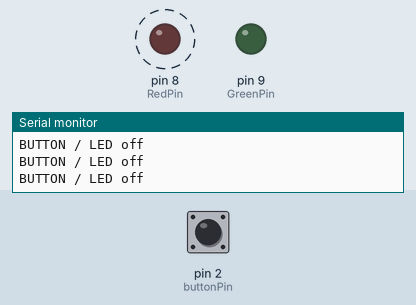
Recording of a sketch running on a simulated Arduino Uno, built with avr-gcc and run on an emulated ATmega328P. Shown: output pins drawn as LEDs (lit = HIGH), the last lines printed to the serial monitor. Dashed ring = blinking. The inputs (shaded band) are chosen by the test bench; at power-on: pin 2 (buttonPin) HIGH.

Above: at 1.2 s.
1.3 s: pin 2 (buttonPin) pulled LOW for 0.15 s
At 1.38 s:
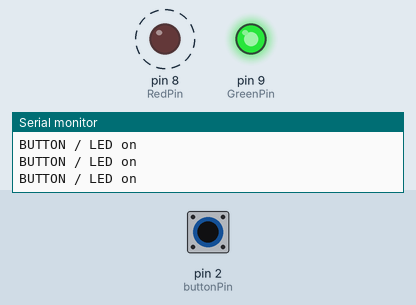
4.3 s: pin 2 (buttonPin) pulled LOW for 1 s
At 6.7 s:
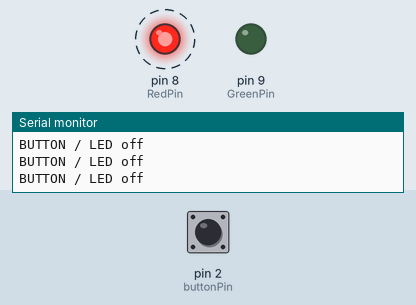
7.3 s: pin 2 (buttonPin) pulled LOW for 3.2 s
At 8.7 s:
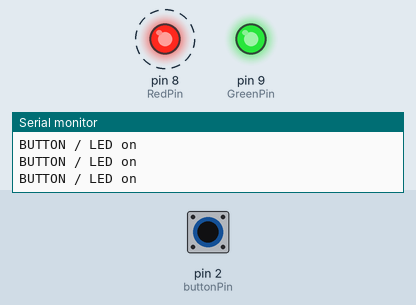
12.0 s: pin 2 (buttonPin) pulsed LOW 5 times (0.12 s each, 0.3 s apart)
At 12.36 s:
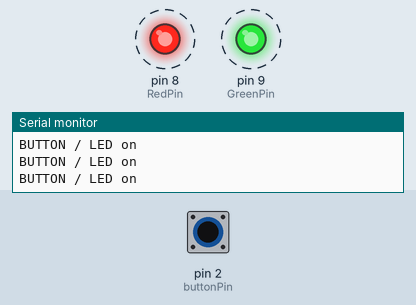
Timing chart, 0 to 17.5 s (numbered marks = the images above; inputs shaded):
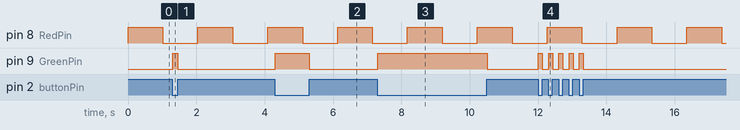

Measured:
- after the input at 1.3 s, pin 9 (GreenPin): LOW → HIGH at once, → LOW 0.15 s later
- after the input at 4.3 s, pin 9 (GreenPin): LOW → HIGH at once, → LOW 1.0 s later
- after the input at 7.3 s, pin 9 (GreenPin): LOW → HIGH at once, → LOW 3.2 s later
- after the input at 12.0 s, pin 9 (GreenPin): alternates HIGH for 0.12 s and LOW for 0.18 s, 10 changes in all, then stays LOW, starting at once
- by itself, pin 8 (RedPin): alternates HIGH for 1.0 s and LOW for 1.0 s

The sketch:

LEDprogram3.ino
```cpp
#include <MsTimer2.h>

const int buttonPin = 2;
const int RedPin =  8;
const int GreenPin =  9;

int Timer;

int buttonState = 0;

void setup() {
  Serial.begin(115200);
  pinMode(RedPin, OUTPUT);
  pinMode(GreenPin, OUTPUT);
  pinMode(buttonPin, INPUT);
}

void ISR_Timer()
{
  if(Timer < 100)
  {
    digitalWrite(RedPin, HIGH);
    Timer++;
  } else if(Timer >= 100 && Timer < 200){
    digitalWrite(RedPin, LOW);
    Timer++;
  } else if (Timer == 200) Timer = 0;
}

void loop() {
  ISR_Timer();

  buttonState = digitalRead(buttonPin);

  if (buttonState == LOW) {
    // turn LED on:
    digitalWrite(GreenPin, HIGH);
    Serial.println("BUTTON / LED on");
    delay(10);
  } else {
    digitalWrite(GreenPin, LOW);
    Serial.println("BUTTON / LED off");
    delay(10);
  }
}
```
